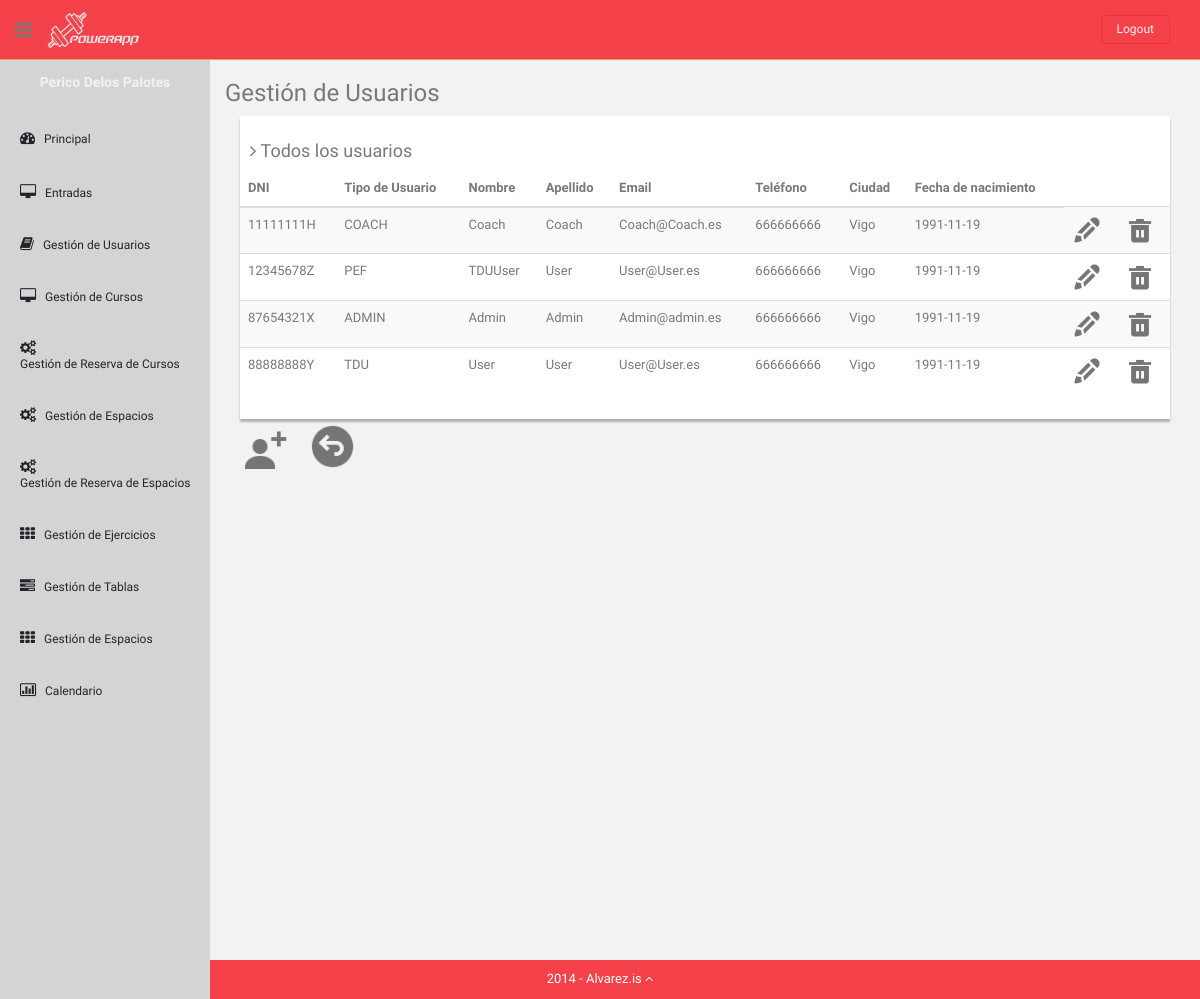
/Controllers/UserShowAllController.php (signed in), run on the app's committed database.
### tables this page shows
CREATE TABLE UsersGym (
    DNI varchar(9) NOT NULL,
    UserType ENUM('ADMIN', 'COACH', 'TDU', 'PEF') NOT NULL,
    PasswordHash char(32) NOT NULL,
    FirstName varchar(50) NOT NULL,
    LastName varchar(80),
    Email varchar(255),
    Telephone int(9),
    City varchar(255),
	Birthdate date,

    PRIMARY KEY (DNI)
);

### Models/User.php (called while the page is built, shortened)
<?php
class User
{
	private $DNI;
    private $UserType;
    private $FirstName;
    private $LastName;
    private $Email;
    private $Telephone;
    private $City;
    private $Birthdate;
    public function __construct($DNI)
    {
        $this->DNI = $DNI;
    }
    public function loadDataAssoc($dataArray)
    {
        $this->UserType = $dataArray['UserType'];
        $this->FirstName = $dataArray['FirstName'];
        $this->LastName = $dataArray['LastName'];
        $this->Email = $dataArray['Email'];
        $this->Telephone = $dataArray['Telephone'];
        $this->City = $dataArray['City'];
        $this->Birthdate = $dataArray['Birthdate'];
    }
    public function getDNI()
    {
        return $this->DNI;
    }
    public function getUserType()
    {
        return $this->UserType;
    }
    public function getFirstName()
    {
        return $this->FirstName;
    }
    public function getLastName()
    {
        return $this->LastName;
    }
    public function getEmail()
    {
        return $this->Email;
    }
    public function getTelephone()
    {
        return $this->Telephone;
    }
    public function getCity()
    {
        return $this->City;
    }
    public function getBirthdate()
    {
        return $this->Birthdate;
    }
}
 ?>

### Models/UsersModel.php (called while the page is built, shortened)
<?php
class UserDAO
{
    private $DBLink;
    private $serverName ="localhost";
    private $userName = "admin";
    private $passWord = "admin";
    private $DBName = "powerAppDB";
	function __construct(){
	    $this->DBLink =  new mysqli($this->serverName,$this->userName,$this->passWord,$this->DBName);
    }
    function getAll(){
        $statement = $this->DBLink->prepare("SELECT * FROM UsersGym");
        if(!$statement->execute()) {
            return "Falló la ejecución: (" . $statement->errno . ") " . $statement->error;
        }else{
            $result = $statement->get_result();
            return "ok";
        }
    }
}
?>

### Views/UsersShowAllView.php (the view, shortened to what this page needs)
<?php
class UsersShowAllView
{
    var $users;
    function __construct($users){
        $this->users = $users;
        $this->render();
    }
    function render(){
?>
<h3>Gestión de Usuarios</h3>
<div class="col-md-12">
    <div class="content-panel">
        <h4><i class="fa fa-angle-right"></i> Todos los usuarios</h4>
        <table class="table table-striped table-advance table-hover">
            <thead>
            <tr>
                <th class="hidden-phone">DNI</th>
                <th class="hidden-phone">Tipo de Usuario</th>
                <th class="hidden-phone">Nombre</th>
                <th class="hidden-phone">Apellido</th>
                <th class="hidden-phone">Email</th>
                <th class="hidden-phone">Teléfono</th>
                <th class="hidden-phone">Ciudad</th>
                <th class="hidden-phone">Fecha de nacimiento</th>
            </tr>
            </thead>
            <tbody>
  <?php      foreach ($this->users as $user){ ?>
            <tr>
                <td><?php  echo $user->getDNI(); ?></td>
            <td><?php  echo $user->getUserType(); ?></td>
            <td><?php  echo $user->getFirstName(); ?></td>
            <td><?php  echo $user->getLastName(); ?></td>
            <td><?php  echo $user->getEmail(); ?></td>
            <td><?php  echo $user->getTelephone(); ?></td>
            <td><?php  echo $user->getCity(); ?></td>
            <td><?php  echo $user->getBirthdate(); ?></td>
      <td><?php  echo '<a href="../Controllers/formLoader.php?DNI='.$user->getDNI().'&form=userEdit"><img src="../Templates/img2/edit.png" style="width:30px;height:30px;" title="Editar"></a>'; ?></td>
      <td><?php  echo '<a href="../Controllers/UserActionController.php?DNI='.$user->getDNI().'&action=DELETE"><img src="../Templates/img2/delete.png" style="width:30px;height:30px;" title="Borrar"></a>'; ?></td>
            </tr><?php
        }
  ?>
            </tbody>
        </table>
    </div>
</div>
        <div id="showback">
            <?php
            echo '<a class="submit" href="../Controllers/formLoader.php?form=userAdd"><img src="../Templates/img2/userAdd.png" style="width:45px;heigh:45px;" title="Añadir usuario"></a>';
            echo '<a class="submit" href="../index.php"><img src="../Templates/img2/atras.png" style="width:45px;heigh:45px;" title="Atrás"></a>';
            ?>
        </div> <?php
    }
}

### Templates/css2/style2.css (style rules this page uses)
body { color: #797979; background: #f2f2f2; font-family: 'Ruda', sans-serif; padding: 0px !important; margin: 0px !important; font-size:13px; }
ul li { list-style: none; }
a, a:hover, a:focus { text-decoration: none; outline: none; }
#container { width: 100%; height: 100%; }
.centered { text-align: center; }
.mt { margin-top: 25px; }
ul.top-menu > li > .logout { color: #f2f2f2; font-size: 12px; border-radius: 4px; -webkit-border-radius: 4px; border: 1px solid #F5302E !important; padding: 5px 15px; margin-right: 15px; background: #F5424A; margin-top: 15px; }
#sidebar { width: 210px; height: 100%; position: fixed; background: #d4d4d4; }
#sidebar h5 { color: #f2f2f2; font-weight: 700; }
#sidebar ul li { position: relative; }
ul.sidebar-menu , ul.sidebar-menu li ul.sub { margin: -2px 0 0; padding: 0; }
ul.sidebar-menu { margin-top: 75px; }
ul.sidebar-menu li { margin-bottom: 5px; margin-left:10px; margin-right:10px; }
ul.sidebar-menu li.sub-menu { line-height: 15px; }
ul.sidebar-menu li a span { display: inline-block; }
ul.sidebar-menu li a { color: #212529; text-decoration: none; display: block; padding: 15px 0 15px 10px; font-size: 12px; outline: none; -webkit-transition: all 0.3s ease; -moz-transition: all 0.3s ease; -o-transition: all 0.3s ease; -ms-transition: all 0.3s ease; transition: all 0.3s ease; }
ul.sidebar-menu li a i { font-size: 15px; padding-right: 6px; }
#main-content { margin-left: 210px; }
.header, .footer { min-height: 60px; padding: 0 15px; }
.header { position: fixed; left: 0; right: 0; z-index: 1002; }
.black-bg { background: #F5424A; border-bottom: 1px solid #c9aa5f; }
.wrapper { display: inline-block; margin-top: 60px; padding-left: 15px; padding-right: 15px; padding-bottom: 15px; padding-top: 0px; width: 100%; }
a.logo { font-size: 20px; color: #ffffff; float: left; margin-top: 10px; text-transform: uppercase; }
#top_menu .nav > li, ul.top-menu > li { float: left; }
ul.top-menu > li > a { color: #666666; font-size: 16px; border-radius: 4px; -webkit-border-radius: 4px; border:1px solid #666666 !important; padding: 2px 6px; margin-right: 15px; }
.sidebar-toggle-box { float: left; padding-right: 15px; margin-top: 20px; }
.sidebar-toggle-box .fa-bars { cursor: pointer; display: inline-block; font-size: 20px; }
.content-panel { background: #ffffff; box-shadow: 0px 3px 2px #aab2bd; padding-top: 15px; padding-bottom: 5px; }
.content-panel h4 { margin-left: 10px; }
.site-footer { background: #F5424A; color: #fff; padding: 10px 0; }
.site-min-height { min-height: 900px; }
.submit { border: none; background: none; }
.submit img { margin-top: 5px; margin-left: 20px; width: 45px; height: 45px; }

### data on the page
usersgym: DNI "11111111H", UserType "COACH", FirstName "Coach", LastName "Coach", Email "Coach@Coach.es", Telephone "666666666", City "Vigo", Birthdate "1991-11-19"
usersgym: DNI "12345678Z", UserType "PEF", FirstName "TDUUser", LastName "User", Email "User@User.es", Telephone "666666666", City "Vigo", Birthdate "1991-11-19"
usersgym: DNI "87654321X", UserType "ADMIN", FirstName "Admin", LastName "Admin", Email "Admin@admin.es", Telephone "666666666", City "Vigo", Birthdate "1991-11-19"
usersgym: DNI "88888888Y", UserType "TDU", FirstName "User", LastName "User", Email "User@User.es", Telephone "666666666", City "Vigo", Birthdate "1991-11-19"
